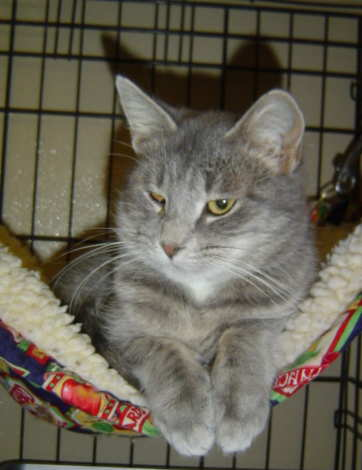
#> input picture dataset/cats/cat_104.jpg, 362 x 470 px; its folder holds 4 pictures in this run
$ python train.py
#> lines starting #> are read from the running program, lines starting #| are printed output that depends on the picture
import numpy as np
import os
import cv2
from sklearn.model_selection import train_test_split
from sklearn.preprocessing import StandardScaler
import lightgbm as lgb
from sklearn.metrics import classification_report, accuracy_score
import pickle
from pathlib import Path
import logging

# Configure logging
logging.basicConfig(level=logging.INFO, format='%(asctime)s - %(levelname)s - %(message)s')
logger = logging.getLogger(__name__)

# Constants
IMG_SIZE = 64
MODEL_DIR = Path("model")
MODEL_DIR.mkdir(exist_ok=True)

# LightGBM parameters
lgb_params = {
    'objective': 'binary',
    'metric': 'binary_logloss',
    'boosting_type': 'gbdt',
    'num_leaves': 31,
    'learning_rate': 0.05,
    'feature_fraction': 0.9,
    'bagging_fraction': 0.8,
    'bagging_freq': 5,
    'verbose': 0,
    'num_boost_round': 100,
    'early_stopping_rounds': 10
}

def load_data(data_dir):
#> called with data_dir = 'dataset'
    images = []
    labels = []

    # Load cats
    logger.info("Loading cat images...")
    cat_dir = os.path.join(data_dir, 'cats')
    for img_file in os.listdir(cat_dir)[:1000]:
        img_path = os.path.join(cat_dir, img_file)
        try:
            img = cv2.imread(img_path)
#> img is the input picture: shape (470, 362, 3); mean B, G, R 84.2, 97.8, 103.1
            if img is None:
                continue
            img = cv2.resize(img, (IMG_SIZE, IMG_SIZE))
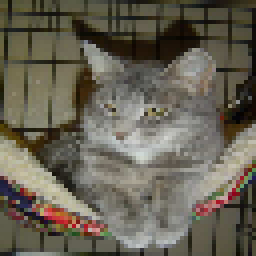
#> img: shape (64, 64, 3) (shown 4 times larger); mean B, G, R 84.1, 97.7, 102.9
            # Extract additional features
            img_hsv = cv2.cvtColor(img, cv2.COLOR_BGR2HSV)
#> img_hsv: shape (64, 64, 3); mean H, S, V 30.8, 62.6, 103.9
            img_features = np.concatenate([
                img.flatten() / 255.0,  # RGB features
                img_hsv.flatten() / 255.0,  # HSV features
            ])
            images.append(img_features)
            labels.append(0)
        except Exception as e:
            logger.error(f"Error loading {img_path}: {str(e)}")
#> pass 2 of the loop in load_data, `for img_file in os.listdir(cat_dir)[:1000]:`:
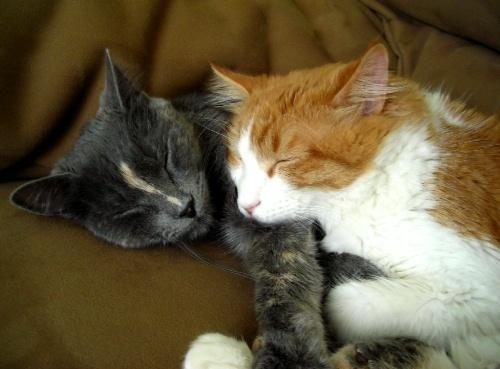
#> input picture dataset/cats/cat_119.jpg, 500 x 369 px
#> in load_data, img is the input picture: shape (369, 500, 3); mean B, G, R 63.1, 90.1, 102.5
#> in load_data, `img = cv2.resize(img, (IMG_SIZE, IMG_SIZE))`:
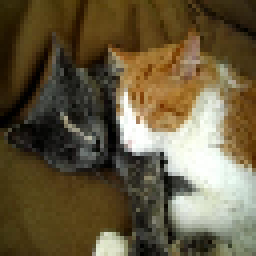
#> img: shape (64, 64, 3) (shown 4 times larger); mean B, G, R 63, 90, 102.4
#> img_hsv: shape (64, 64, 3); mean H, S, V 27.5, 124.1, 103.8
#> pass 3 of the loop in load_data, `for img_file in os.listdir(cat_dir)[:1000]:`:
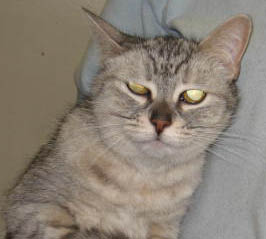
#> input picture dataset/cats/cat_123.jpg, 266 x 239 px
#> in load_data, img is the input picture: shape (239, 266, 3); mean B, G, R 117.5, 128.9, 138.5
#> in load_data, `img = cv2.resize(img, (IMG_SIZE, IMG_SIZE))`:
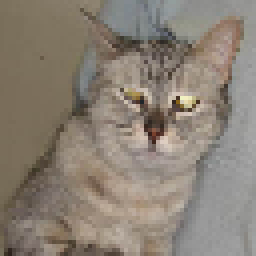
#> img: shape (64, 64, 3) (shown 4 times larger); mean B, G, R 117.5, 128.9, 138.6
#> img_hsv: shape (64, 64, 3); mean H, S, V 19.9, 41.8, 138.9
#> the loop made 4 passes; the first 3 are shown

    # Load dogs
    logger.info("Loading dog images...")
    dog_dir = os.path.join(data_dir, 'dogs')
#> (the run stopped early here; a loop or call above may not have finished)
